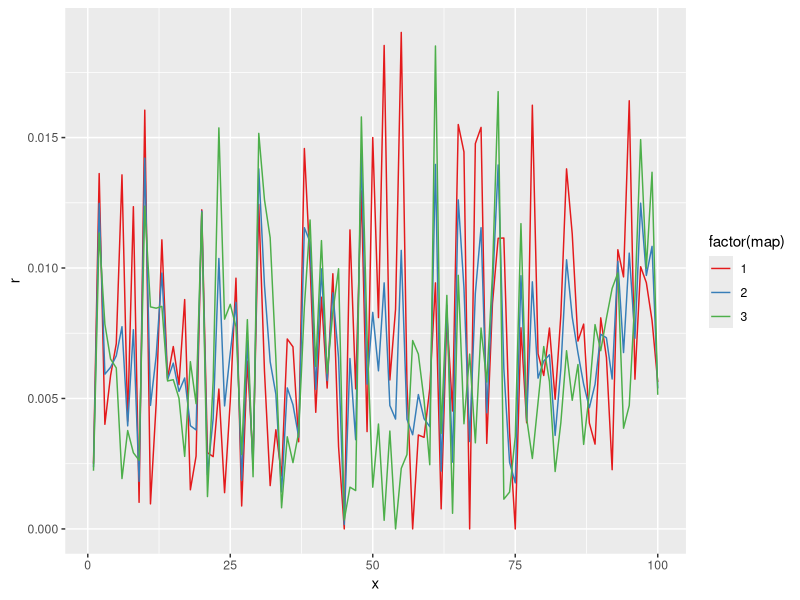

This chart was generated by the following R code:
#
# Simulation of recombination landscape
# Susan E. Johnston
# Started: 5th November 2015
#
#

#~~~~~~~~~~~~~~~~~~~~~~~~~~~~~~~~~~~~~~~~~~~~~~~~~~~~~~~~~~~~~~#
# 0. Set up working environment                                #
#~~~~~~~~~~~~~~~~~~~~~~~~~~~~~~~~~~~~~~~~~~~~~~~~~~~~~~~~~~~~~~#


library(ggplot2)
library(plyr)

map <- read.table("data/soay_map.txt", header = T)


#~~~~~~~~~~~~~~~~~~~~~~~~~~~~~~~~~~~~~~~~~~~~~~~~~~~~~~~~~~~~~~#
# 1. Define simulation parameters and sampling distributions   #
#~~~~~~~~~~~~~~~~~~~~~~~~~~~~~~~~~~~~~~~~~~~~~~~~~~~~~~~~~~~~~~#

#~~ Create the sampling distrubutions

map.dist <- diff(map$cM.Position.Sex.Averaged[seq(1, nrow(map), 10)])
map.dist <- map.dist[which(map.dist >= 0 & map.dist < 2)]

maf.info <- map$MAF

#~~ define starting values

n.found.hap     <- 100    # Number of founder haplotypes generated
n.loci          <- 100    # Number of loci underlying the trait
n.f             <- 10   # Number of females
n.m             <- 10   # Number of males
f.RS            <- 2      # Number of offspring per female
f.RS.Pr         <- 1      # Probability of number of offspring per female.
sel.thresh.f    <- 1      # Selection threshold
sel.thresh.m    <- 0.2    # Selection threshold
prdm9.found.maf <- 0.1    # Starting freq of PRDM9
iterations      <- 5

#~~ sample two landscapes and initial frequencies of alleles in founders

r1   <- sample(map.dist/100, n.loci)
r2   <- sample(map.dist/100, n.loci)
rhet <- (r1 + r2)/2 

ggplot(data.frame(r = c(r1, rhet, r2), map = rep(1:3, each = length(r1)), x = rep(1:length(r1), times = 3)),
       aes(x, r, colour = factor(map))) +
  geom_line() +
  scale_colour_brewer(palette = "Set1")

map.list <- list(r1, rhet, r2)

#~~ fix MAFs so that they show a range of frequencies between 0 & 1

mafs.found <- sample(maf.info, n.loci)
mafs.found <- mafs.found + (runif(n.loci) < 0.5)/2

#~~ determine PRDM9 genotype frequencies based on HWE

p <- prdm9.found.maf
q <- 1 - p
prdm9.found.prs <- c(p^2, 2*p*q, q^2)

#~~~~~~~~~~~~~~~~~~~~~~~~~~~~~~~~~~~~~~~~~~~~~~~~~~~~~~~~~~~~~~#
# 3. Create Simulation                                         #
#~~~~~~~~~~~~~~~~~~~~~~~~~~~~~~~~~~~~~~~~~~~~~~~~~~~~~~~~~~~~~~#

results.list <- list()
haplo.list <- list()


# NB Sex 1 = male, 2 = female (Xy, XX)

#~~ generate founder haplotypes

founder.haplos <- lapply(1:n.found.hap, function (x) (runif(n.loci) < mafs.found) + 0L)

#~~ generate diplotypes for n.f females and n.m males

gen.0 <- list()
gen.0[1:(n.f + n.m)] <- list(list(MOTHER = NA, FATHER = NA))

for(i in 1:(n.f + n.m)){
  gen.0[[i]][[1]] <- sample(founder.haplos, size = 1)
  gen.0[[i]][[2]] <- sample(founder.haplos, size = 1)
}

#~~ create reference table

ref.0 <- data.frame(GEN         = 0,
                    ID          = 1:length(gen.0),
                    MOTHER      = NA,
                    FATHER      = NA,
                    SEX         = sapply(1:length(gen.0), function(x) (runif(1) < 0.5) + 1L),
                    PRDM9       = sapply(1:length(gen.0), function(x) sample(1:3, size = 1, prob = prdm9.found.prs)),
                    PHENO       = sapply(1:length(gen.0), function(x) sum(unlist(gen.0[[x]]))))

m.thresh <- sort(subset(ref.0, SEX == 1)$PHENO)[(1-sel.thresh.m)*length(subset(ref.0, SEX == 1)$PHENO)]
f.thresh <- sort(subset(ref.0, SEX == 2)$PHENO)[(1-sel.thresh.f)*length(subset(ref.0, SEX == 2)$PHENO)]
if(length(m.thresh) == 0) m.thresh <- 0
if(length(f.thresh) == 0) f.thresh <- 0

#~~ remove IDs that will not be selected

ref.0$Bred <- 0
ref.0$Bred[sort(c(which(ref.0$SEX == 1 & ref.0$PHENO >= m.thresh),
                  which(ref.0$SEX == 2 & ref.0$PHENO >= f.thresh)))] <- 1


results.list[[1]] <- ref.0
haplo.list[[1]] <- gen.0

#~~ generate spaces for diplotypes of two offspring per female and sample best fathers

for(it in 1:iterations){
  
  print(paste("Generation", it))

  length.out <- f.RS*nrow(subset(ref.0, SEX == 2 & Bred == 1))
  
  ref.1 <- data.frame(GEN         = it,
                      ID          = 1:length.out,
                      MOTHER      = rep(subset(ref.0, SEX == 2 & Bred == 1)$ID, each = f.RS),
                      FATHER      = sample(subset(ref.0, SEX == 1 & Bred == 1)$ID, size = length.out, replace = T),
                      SEX         = sapply(1:length.out, function(x) (runif(1) < 0.5) + 1L),
                      PRDM9       = NA,
                      PHENO       = NA)
  
  #~~ Transmit a gamete from parents to offspring
  
  gen.1 <- list()
  gen.1[1:length.out] <- list(list(MOTHER = NA, FATHER = NA))
  
  
  for(i in 1:length.out){
    
    print(paste(i, "MOTHER"))
    
    #~~ MOTHER ~~#
    
    haplos <- gen.0   [[ref.1$MOTHER[i]]]
    rmap   <- map.list[[ref.0$PRDM9 [which(ref.0$ID == ref.1$MOTHER[i])]]]
    
    #~~ sample crossover positions
    
    rec.pos <- which(((runif(length(rmap)) < rmap) + 0L) == 1)
    if(length(rmap) %in% rec.pos) rec.pos <- rec.pos[-which(rec.pos == length(rmap))]
    if(length(rec.pos) == 0) gen.1[[i]][1] <- haplos[sample.int(2, 1)]
    
    
    if(length(rec.pos) > 0){
      
      haplos <- haplos[sample.int(2, 2, replace = F)]
      
      start.pos <- c(1, rec.pos[1:(length(rec.pos))] + 1)
      stop.pos <- c(rec.pos, length(rmap))
      
      fragments <- list()
      
      for(k in 1:length(start.pos)){
        if(k %% 2 != 0) fragments[[k]] <- haplos[[1]][[1]][start.pos[k]:stop.pos[k]]
        if(k %% 2 == 0) fragments[[k]] <- haplos[[2]][[1]][start.pos[k]:stop.pos[k]]
      }
      
      gen.1[[i]][[1]] <- list(unlist(fragments))
      
    }
    
    #~~ FATHER ~~#
    
    haplos <- gen.0   [[ref.1$FATHER[i]]]
    rmap   <- map.list[[ref.0$PRDM9 [which(ref.0$ID == ref.1$FATHER[i])]]]
    
    print(paste(i, "FATHER"))
    
    
    #~~ sample crossover positions
    
    rec.pos <- which(((runif(length(rmap)) < rmap) + 0L) == 1)
    if(length(rmap) %in% rec.pos) rec.pos <- rec.pos[-which(rec.pos == length(rmap))]
    if(length(rec.pos) == 0) gen.1[[i]][[2]] <- haplos[sample.int(2, 1)]
    
    
    if(length(rec.pos) > 0){
      
      haplos <- haplos[sample.int(2, 2, replace = F)]
      
      start.pos <- c(1, rec.pos[1:(length(rec.pos))] + 1)
      stop.pos <- c(rec.pos, length(rmap))
      
      fragments <- list()
      
      for(k in 1:length(start.pos)){
        if(k %% 2 != 0) fragments[[k]] <- haplos[[1]][[1]][start.pos[k]:stop.pos[k]]
        if(k %% 2 == 0) fragments[[k]] <- haplos[[2]][[1]][start.pos[k]:stop.pos[k]]
      }
      
      gen.1[[i]][[2]] <- list(unlist(fragments))
      
    }
    
    #~~ Deal with PRDM9
    
    prdm9.mum <- ref.0$PRDM9[which(ref.0$ID == ref.1$MOTHER[i])]
    prdm9.mum.2 <- ifelse(prdm9.mum == 1, 0,
                          ifelse(prdm9.mum == 3, 1,
                                 ifelse(prdm9.mum == 2, (runif(1) < 0.5) + 0L, NA)))
    
    prdm9.dad <- ref.0$PRDM9[which(ref.0$ID == ref.1$FATHER[i])]
    prdm9.dad.2 <- ifelse(prdm9.dad == 1, 0,
                          ifelse(prdm9.dad == 3, 1,
                                 ifelse(prdm9.dad == 2, (runif(1) < 0.5) + 0L, NA)))
    
    ref.1$PRDM9[i] <- prdm9.mum.2 + prdm9.dad.2 + 1
    
    
  }
  
  rm(haplos, rmap, rec.pos, start.pos, stop.pos, fragments, k, prdm9.mum, prdm9.mum.2, prdm9.dad, prdm9.dad.2)
  
  ref.1$PHENO <- sapply(1:length(gen.1), function(x) sum(unlist(gen.1[[x]])))
  
  
  #~~ Deal with IDs that will be selected
  
  m.thresh <- sort(subset(ref.1, SEX == 1)$PHENO)[(1-sel.thresh.m)*length(subset(ref.1, SEX == 1)$PHENO)]
  f.thresh <- sort(subset(ref.1, SEX == 2)$PHENO)[(1-sel.thresh.f)*length(subset(ref.1, SEX == 2)$PHENO)]
  if(length(m.thresh) == 0) m.thresh <- 0
  if(length(f.thresh) == 0) f.thresh <- 0
  
  #~~ remove IDs that will not be selected
  
  ref.1$Bred <- 0
  ref.1$Bred[sort(c(which(ref.1$SEX == 1 & ref.1$PHENO >= m.thresh),
                    which(ref.1$SEX == 2 & ref.1$PHENO >= f.thresh)))] <- 1
  
  results.list[[(it + 1)]] <- ref.1
  haplo.list[[(it + 1)]] <- gen.1
  
  gen.0 <- gen.1
  ref.0 <- ref.1
  
  
}

do.call(rbind, results.list)

